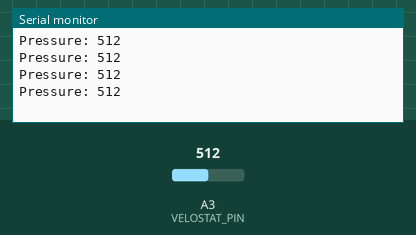
A sketch run on a simulated Arduino Uno, built with avr-gcc and run on an emulated ATmega328P. Parts: the last lines printed to the serial monitor. The inputs (shaded band) are chosen by the test bench; at power-on: A3 (VELOSTAT_PIN) = 512.

Above: at 1.2 s.
1.3 s: A3 (VELOSTAT_PIN) set to 716
At 1.71 s:
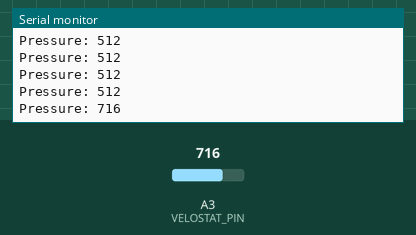
2.8 s: A3 (VELOSTAT_PIN) set to 900
At 2.91 s:
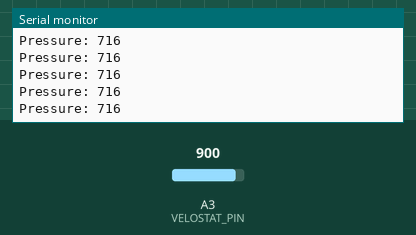
Timing chart, 0 to 5.8 s (numbered marks = the images above; inputs shaded):
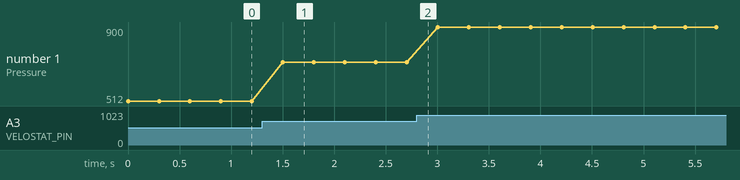

The sketch:

v1.0.ino
```cpp
#define LED_PIN 13
#define VELOSTAT_PIN A3 // Analog Pin
int pressure;

void setup() {
  Serial.begin(9600);
  pinMode(VELOSTAT_PIN, INPUT);
}

void loop() {
  // put your main code here, to run repeatedly:
  pressure = analogRead(VELOSTAT_PIN);
  Serial.print("Pressure: ");
  Serial.println(pressure);
  delay(300);
}
```

Measured:
- after the input at 1.3 s, the serial monitor: prints a new line after 0.20 s (image 1)
- plotted number 1: 512 → 716 after the input at 1.3 s, 716 → 900 after the input at 2.8 s
